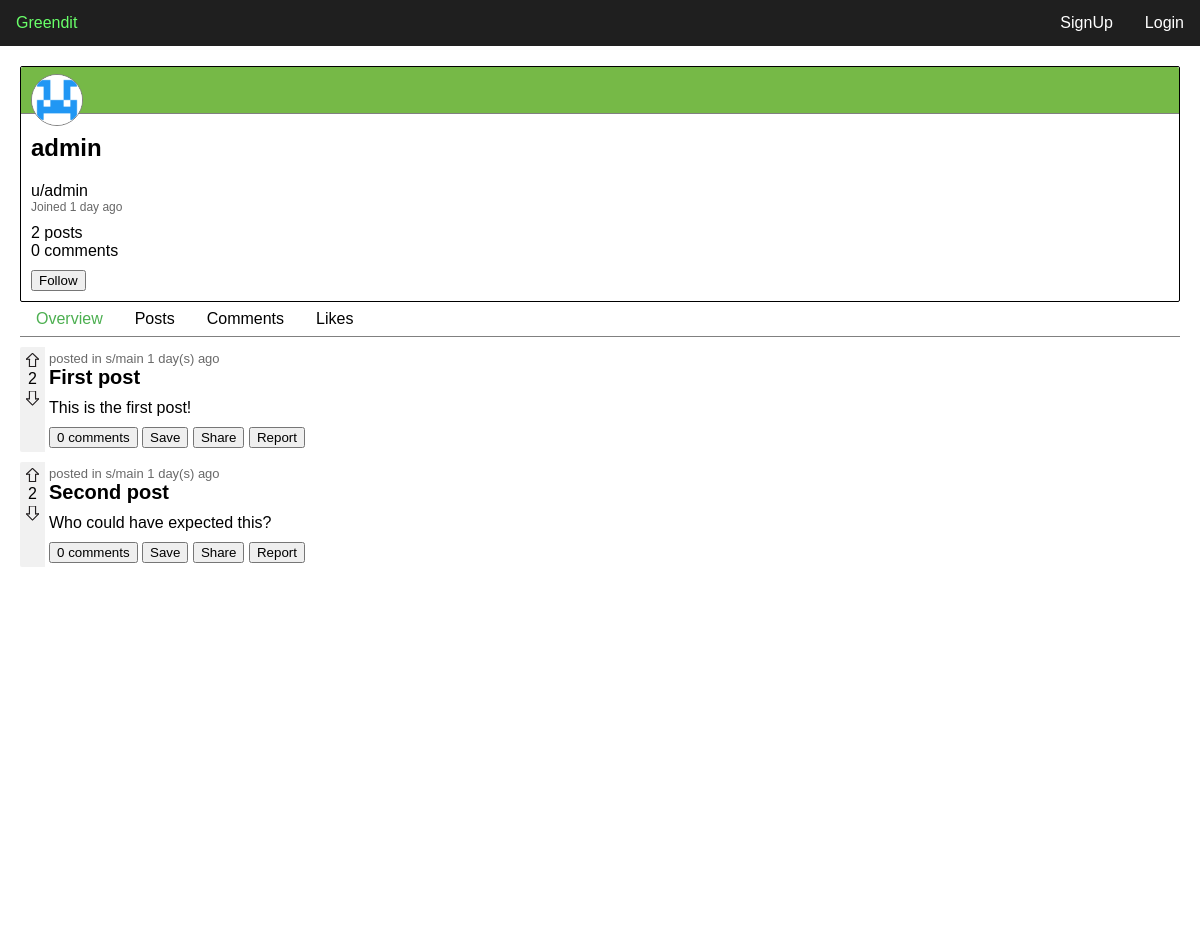
Screenshot of /user.php?name=admin with the database file from the repository.
### tables this page shows
create table if not exists users (
    user_id int not null auto_increment,
    email varchar(45) null default null,
    username varchar(45) not null,
    password varchar(256) not null,
    created_at datetime not null default current_timestamp,
    primary key (user_id)
);

create table if not exists posts (
    post_id int not null auto_increment,
    title varchar(45) not null,
    content text,
    hash varchar(6) not null,
    user_id int not null,
    community_id int not null,
    status enum('public','draft','removed') not null,
    created_at datetime not null default current_timestamp,
    primary key (post_id),
    index fk_posts_users (user_id asc) visible,
    index fk_community1_idx (community_id asc) visible,
    constraint fk_posts_users foreign key (user_id) references users (user_id),
    constraint fk_community1 foreign key (community_id) references communities (community_id) on delete cascade
);

create table if not exists communities (
    community_id int not null auto_increment,
    name varchar(45) not null,
    shortname varchar(24) not null,
    user_id int not null,
    created_at datetime not null default current_timestamp,
    primary key (community_id),
    index fk_user_idx (user_id asc) visible,
    constraint fk_user_id foreign key (user_id) references users (user_id)
);

### require/db_connect.php (called while the page is built, shortened)
<?php
    $conn = new mysqli('127.0.0.1', 'root', '', 'greendit');
    function query($sql) {
        global $conn;
        $result = $conn->query($sql);
        return $result->fetch_all(MYSQLI_ASSOC);
    }
    function rows($sql) {
        global $conn;
        $result = $conn->query($sql);
        return $result->num_rows;
    }
    function row($sql) {
        global $conn;
        $result = $conn->query($sql);
        return $result->fetch_assoc();
    }
?>

### user.php (the view, shortened to what this page needs)
<?php require('require/header.php'); ?>
<?php
    function plural($word,$num) {
        if ($num == 1) {
            return $word;
        }
        return $word.'s';
    }
    if (isset($_GET['name'])) {
        require_once 'require/db_connect.php';
        $user = row('select * from users where username = "' . $_GET['name'] . '"');
        $date = $user['created_at'];
        $datediff = time() - strtotime($date);
        $date = round($datediff / (60 * 60 * 24));
        $posts = rows('select * from posts where user_id = ' . $user['user_id']);
        $comments = rows('select * from comments where user_id = ' . $user['user_id']);
        $user_url = 'users/' . $user['username'];
        echo '
            <main>
            <div class="user-info">
                <div class="user-banner">
                    <img src="resources/pfps/'.$user['username'].'.png" alt="">
                </div>
                <div class="user-main">
                    <h2>' . $user['username'] . '</h2>
                    <a href="'.$user_url.'">u/' . $user['username'] . '</a>
                    <p>Joined ' . $date . ' '.plural('day',$date).' ago</p>
                </div>
                <div class="user-stats">
                    <a href="'.$user_url.'/posts">' . $posts . ' '.plural('post',$posts).'</a><br>
                    <a href="'.$user_url.'/comments">' . $comments . ' '.plural('comment',$comments).' </a>
                </div>
                <button class="follow-btn">Follow</button>
            </div>
        ';
    }
    $tabs = array('overview','posts','comments','likes');
    $tab_index = isset($_GET['tab']) ? array_search($_GET['tab'],$tabs) : 0;
    function active($index) {
        global $tab_index;
        if ($index == $tab_index) {
            return ' class="active" ';
        }
        return ' ';
    }
    echo '
    <nav class="tabbs">
        <a'.active(0).'href="users/'.$user['username'].'/overview">Overview</a>
        <a'.active(1).'href="users/'.$user['username'].'/posts">Posts</a>
        <a'.active(2).'href="users/'.$user['username'].'/comments">Comments</a>
        <a'.active(3).'href="users/'.$user['username'].'/likes">Likes</a>
    </nav>
    <div id="feed" class="ignore-css">
    ';
    require_once 'require/feed.php';
    if ($tab_index == 0 || $tab_index == 1)  {
        $posts = query('select * from posts where user_id = ' . $user['user_id']);
        foreach ($posts as $post) {
            postHTML($post,true,false);
        }
    }
?>
</div>
</main>
<?php require('require/footer.php'); ?>

### require/feed.php (shortened to what this page needs)
<?php
    function postHTML($post, $show_community = true, $show_user = true) {
        $community = row('select * from communities where community_id=' . $post['community_id']);
        $comments = rows('select * from comments where post_id=' . $post['post_id']);
        $likes = rows('select * from post_likes where post_id=' . $post['post_id']);
        $dislikes = rows('select * from post_dislikes where post_id=' . $post['post_id']);
        $totalLikes = $likes - $dislikes;
        $date = $post['created_at'];
        $datediff = time() - strtotime($date);
        $date = round($datediff / (60 * 60 * 24));
        $liked = 0;
        $disliked = 0;
        $title = $post['title'];
        if ($post['status'] == 'removed') {
            $title = '[Removed]';
            $content = '[Removed]';
        } else {
            $post_media = query('select * from post_media where post_id = ' . $post['post_id']);
            if (count($post_media) > 0) {
                $file_name = $post_media[0]['file_name'];
                $extension = explode('.',$file_name)[1];
                $image_extensions = array('png','jpg','jpeg','tiff','bmp');
                $video_extensions = array('mp4','wav','mov');
                if (in_array($extension, $image_extensions)) {
                    $content = '<div class="image-collage">';
                    foreach ($post_media as $media) {
                        $content .= '<img src="resources/uploads/' . $media['file_name'] . '">';
                    }
                    $content .= '</div>';
                } else if (in_array($extension, $video_extensions)) {
                    echo '
                    <video width="XXX" height="XXX">
                        <source src="resources/uploads/fullres/' . $post_media[0]['file_name'] . '" type="XXX">
                        Your browser does not support the video tag.
                    </video>
                    ';
                }
            } else {
                $content = '<p>'.$post['content'].'</p>';
            }
        }
        $post_head = '<div class="head">';
        if ($show_community) {
            if (!$show_user) $post_head .= 'posted in ';
            $post_head .= '<a href="subs/'.$community['shortname'].'">s/'.$community['shortname'].'</a>&nbsp;';
        }
        $post_head .= $date . ' day(s) ago </div>';
        echo '
        <div class="post" data-hash="'.$post['hash'].'">
            <div class="left">
                <div class="arrow-wrapper">
                    <button class="upvote"><img src="resources/upvote'.($liked?'_full':'').'.svg"></button>
                    <span class="like-count">'.$totalLikes.'</span>
                    <button class="downvote"><img src="resources/downvote'.($disliked?'_full':'').'.svg"></button>
                </div>
            </div>
            <div class="right">
                '.$post_head.'
                <h2>' . $title . '</h2>
                '.$content.'
                <div class="footer">
                    <button class="comment-btn">' . $comments . ' comments</button>
                    <button class="save-btn">Save</button>
                    <button class="share-btn">Share</button>
                    <button class="report-btn">Report</button>
                </div>
            </div>
        </div>
        ';
    }
?>

### css/nav.css (style rules this page uses)
:root { font-family: 'Lucida Sans', 'Lucida Sans Regular', 'Lucida Grande', 'Lucida Sans Unicode', Geneva, Verdana, sans-serif; }
body, html { margin: 0; font-family: Arial, Helvetica, sans-serif; overflow-x: hidden; }
nav.tabbs { overflow: hidden; border-bottom: 1px solid gray; margin-bottom: 10px; }
nav.tabbs a { float: left; color: black; text-align: center; padding: 8px 16px; text-decoration: none; font-size: 1em; }
nav.tabbs a.active { color: #4CAF50; }

### css/feed.css (style rules this page uses)
main { padding: 0 20px 0 20px; min-height: 100%; display: flex; flex-direction: column; }
#feed { padding: 0 0 0 0; background-color: lightgray; margin: 0 -20px 0 -20px; padding: 10px 10% 10px 10%; flex-grow: 1; }
.post { background-color: white; border-radius: 2px; margin-bottom: 10px; display: flex; }
.post h2 { margin-bottom: 0; margin-top: 0; font-size: 20px; }
.post .right p { margin-top: 10px; margin-bottom: 10px; }
.like-count { text-align: center; }
.post .left { float: left; background-color: #f1f1f1; border-top-left-radius: 2px; border-bottom-left-radius: 2px; padding: 6px; width: 13px; }
.right { padding: 4px; padding-right: 10px; width: 100%; }
.post .head { color: #696969; font-size: 13px; }
.post .head a { color: #696969; text-decoration: none; }
.arrow-wrapper { display: flex; flex-direction: column; }
.arrow-wrapper button { border: 0; background: none; font-weight: bold; padding: 0; width: 13px; }
.arrow-wrapper .downvote { transform: rotate(180deg); }

### css/main.css (style rules this page uses)
.ignore-css { all: unset !important; }

### css/form.css (style rules this page uses)
body, html { height: 100%; }

### css/user.css (style rules this page uses)
.user-info { border: 1px solid black; padding: 10px; border-radius: 2px; margin-top: 20px; }
.user-banner { background-color: #76B947; border-bottom: 1px solid gray; margin: -10px; margin-bottom: 10px; border-top-left-radius: 2px; border-top-right-radius: 2px; }
.user-banner img { border: 1px solid gray; border-radius: 50%; width: 50px; margin-top: -10px; position: relative; top: 17px; left: 10px; height: 50px; background-color: white; }
.user-main p { margin-top: 0; margin-bottom: 0; color: #676767; font-size: 12px; }
.user-info a { color: #000; text-decoration: none; }
.user-stats { margin-top: 10px; }
.user-info .follow-btn { margin-top: 10px; }

### rows the page displays
users: username (picture), username "admin", created_at "1", created_at "day"
posts: totalLikes "2", value "posted in", community.shortname "main", created_at "1", title "First post", content "This is the first post!", comments "0"
posts: totalLikes "2", value "posted in", community.shortname "main", created_at "1", title "Second post", content "Who could have expected this?", comments "0"

### other values shown
$posts "2"
plural('post',$posts) "posts"
$comments "0"
plural('comment',$comments) "comments"
